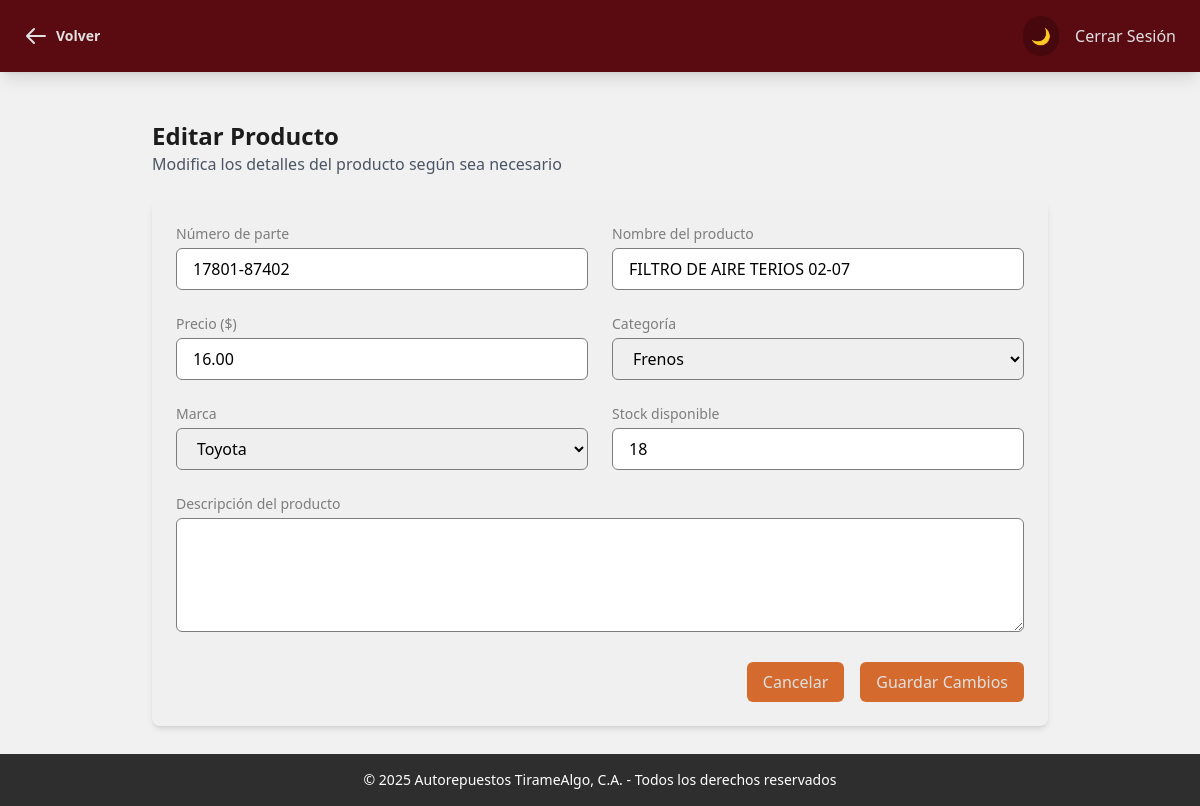
The app's page /panelAdmin/editarProducto.php?numero_de_parte=17801-87402 (signed in) with its own data.
### tables this page shows
CREATE TABLE `productos` (
  `id_producto` int(11) NOT NULL,
  `numero_de_parte` varchar(20) NOT NULL,
  `nombre_producto` varchar(80) NOT NULL,
  `categoria_producto` varchar(20) DEFAULT NULL,
  `marca_producto` varchar(20) DEFAULT NULL,
  `precio_producto` decimal(10,2) DEFAULT NULL,
  `stock_producto` int(11) DEFAULT NULL,
  `descripcion_producto` text DEFAULT NULL,
  `fecha_creacion` date DEFAULT NULL,
  `hora_creacion` time DEFAULT NULL
);

### panelAdmin/editarProducto.php (the view, shortened to what this page needs)
<?php
require '../logica/conexionbdd.php';
if (isset($_GET['numero_de_parte'])) {
    $numero_de_parte = $_GET['numero_de_parte'];
    $stmt = $conn->prepare("SELECT * FROM productos WHERE numero_de_parte = ?");
    $stmt->bind_param("s", $numero_de_parte);
    $stmt->execute();
    $result = $stmt->get_result();
    if ($result->num_rows > 0) {
        $producto = $result->fetch_assoc();
    } else {
        echo "Producto no encontrado.";
        exit();
    }
} else {
    echo "Número de parte no proporcionado.";
    exit();
}
?>
<!DOCTYPE html>
<html lang="es" class="dark">
<head>
    <script src="https://cdn.tailwindcss.com"></script>
    <script src="../js/tailwind_config.js"></script>
    <link rel="stylesheet" href="../css/global_style.css">
</head>
<body class="bg-pattern transition-colors duration-200">
    <nav class="bg-custom-wineDeep dark:bg-custom-wineDeep text-custom-silver px-6 py-4 fixed w-full top-0 z-50 shadow-lg">
        <div class="flex justify-between items-center">
            <div class="text-xl font-bold">
                <a href="ver-Producto.php"
                class="text-xl hover:text-gray-200 transition-colors duration-200 flex items-center gap-2 cursor-pointer">
                    <svg class="w-6 h-6" fill="none" stroke="currentColor" viewBox="0 0 24 24">
                        <path stroke-linecap="round" stroke-linejoin="round" stroke-width="2" d="M10 19l-7-7m0 0l7-7m-7 7h18"/>
                    </svg>
                    <span class="text-sm">Volver</span>
                </a>
            </div>
            <div class="flex items-center gap-4">
                <button
                    onclick="toggleDarkMode()"
                    class="p-2 rounded-full bg-custom-wineDark dark:bg-custom-red hover:bg-custom-red dark:hover:bg-custom-wineDark transition-colors duration-200"
                    aria-label="Alternar entre modo oscuro y claro"
                >
                    <span class="dark:hidden">🌙</span>
                </button>
                <a href="../logica/cerrar-sesion.php" class="hover:underline">Cerrar Sesión</a>
            </div>
        </div>
    </nav>
    <main class="pt-24 px-6 pb-20">
        <div class="max-w-4xl mx-auto">
            <br>
            <div class="mb-6">
                <h1 class="text-2xl font-bold text-custom-black dark:text-custom-silverLight">Editar Producto</h1>
                <p class="text-gray-600 dark:text-gray-400">Modifica los detalles del producto según sea necesario</p>
            </div>
            <form action="../logica/actualizar-producto.php" method="POST" class="bg-custom-silverLight dark:bg-custom-steelDark rounded-lg shadow-md p-6">
                <div class="space-y-6">
                    <div class="grid grid-cols-1 md:grid-cols-2 gap-6">
                        <div>
                            <label class="block text-sm font-medium text-custom-gray dark:text-custom-silver mb-1">
                                Número de parte
                            </label>
                            <input type="text" name="numero_de_parte_campo"
                                class="w-full px-4 py-2 rounded-md border border-custom-gray dark:border-custom-gray
                                    dark:bg-custom-gray dark:text-custom-silverLight focus:ring-2 focus:ring-custom-red"
                                value="<?php echo $producto['numero_de_parte']; ?>">
                        </div>
                        <div>
                            <label class="block text-sm font-medium text-custom-gray dark:text-custom-silver mb-1">
                                Nombre del producto
                            </label>
                            <input type="text" name="nombre_producto"
                                class="w-full px-4 py-2 rounded-md border border-custom-gray dark:border-custom-gray
                                    dark:bg-custom-gray dark:text-custom-silverLight focus:ring-2 focus:ring-custom-red"
                                value="<?php echo $producto['nombre_producto']; ?>">
                        </div>
                        <div>
                            <label class="block text-sm font-medium text-custom-gray dark:text-custom-silver mb-1">
                                Precio ($)
                            </label>
                            <input type="number" name="precio_producto"
                                class="w-full px-4 py-2 rounded-md border border-custom-gray dark:border-custom-gray
                                    dark:bg-custom-gray dark:text-custom-silverLight focus:ring-2 focus:ring-custom-red"
                                value="<?php echo $producto['precio_producto']; ?>" step="0.01">
                        </div>
                        <div>
                            <label class="block text-sm font-medium text-custom-gray dark:text-custom-silver mb-1">
                                Categoría
                            </label>
                            <select name="categoria_producto" class="w-full px-4 py-2 rounded-md border border-custom-gray dark:border-custom-gray
                                    dark:bg-custom-gray dark:text-custom-silverLight focus:ring-2 focus:ring-custom-red">
                                <option <?php if ($producto['categoria_producto'] == 'Frenos') echo 'selected'; ?>>Frenos</option>
                            </select>
                        </div>
                        <div>
                            <label class="block text-sm font-medium text-custom-gray dark:text-custom-silver mb-1">
                                Marca
                            </label>
                            <select name="marca_producto" class="w-full px-4 py-2 rounded-md border border-custom-gray dark:border-custom-gray
                                        dark:bg-custom-gray dark:text-custom-silverLight focus:ring-2 focus:ring-custom-red">
                                <option <?php if ($producto['marca_producto'] == 'Toyota') echo 'selected'; ?>>Toyota</option>
                            </select>
                        </div>
                        <div>
                            <label class="block text-sm font-medium text-custom-gray dark:text-custom-silver mb-1">
                                Stock disponible
                            </label>
                            <input type="number" name="stock_producto"
                                class="w-full px-4 py-2 rounded-md border border-custom-gray dark:border-custom-gray
                                        dark:bg-custom-gray dark:text-custom-silverLight focus:ring-2 focus:ring-custom-red"
                                value="<?php echo $producto['stock_producto']; ?>">
                        </div>
                    </div>
                    <div>
                        <label class="block text-sm font-medium text-custom-gray dark:text-custom-silver mb-1">
                            Descripción del producto
                        </label>
                        <textarea name="descripcion_producto"
                            class="w-full px-4 py-2 rounded-md border border-custom-gray dark:border-custom-gray
                                        dark:bg-custom-gray dark:text-custom-silverLight focus:ring-2 focus:ring-custom-red"
                            rows="4"><?php echo $producto['descripcion_producto']; ?></textarea>
                    </div>
                </div>
                <div class="mt-6 flex justify-end space-x-4">
                    <button onclick="history.back()" type="button"
                        class="px-4 py-2 bg-custom-orange hover:bg-custom-wineDark dark:bg-custom-orange
                        dark:hover:bg-custom-red text-custom-silver rounded-md transition-colors duration-200">
                        Cancelar
                    </button>
                    <button type="submit"
                        class="px-4 py-2 bg-custom-orange hover:bg-custom-wineDark dark:bg-custom-orange
                        dark:hover:bg-custom-red text-custom-silver rounded-md transition-colors duration-200">
                        Guardar Cambios
                    </button>
                </div>
            </form>
        </div>
    </main>
    <footer class="bg-custom-steelDark dark:bg-custom-black text-white text-center py-4 fixed bottom-0 w-full text-sm">
        <p>&copy; 2025 Autorepuestos TirameAlgo, C.A. - Todos los derechos reservados</p>
    </footer>
</body>
</html>

### css/global_style.css (style rules this page uses)
.bg-pattern { background-image: linear-gradient(to bottom, rgba(240, 240, 240, 0.95) 0%, rgba(240, 240, 240, 0.95) 100%); background-size: cover; background-position: center; background-attachment: fixed; }

### records on screen
productos: numero_de_parte_campo "17801-87402", nombre_producto "FILTRO DE AIRE TERIOS 02-07", precio_producto "16.00", marca_producto "Toyota", stock_producto "18"
